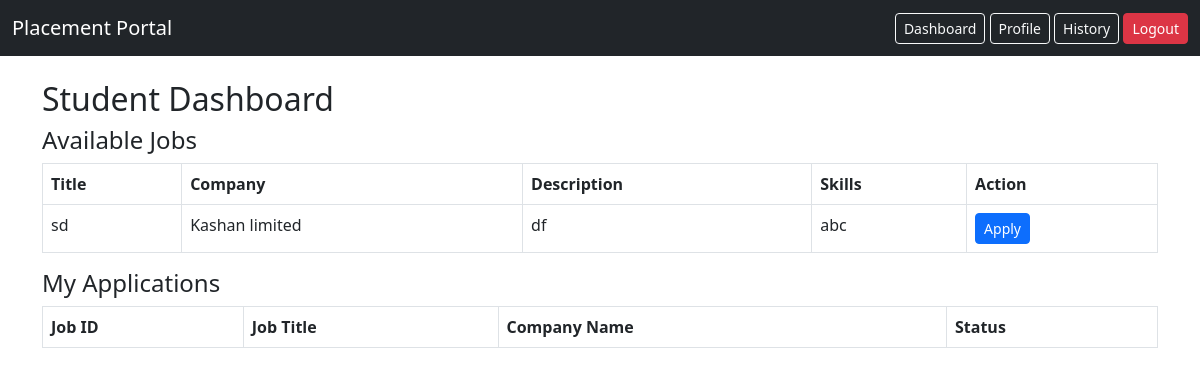
Page /student/dashboard (signed in) on the earlier database version.
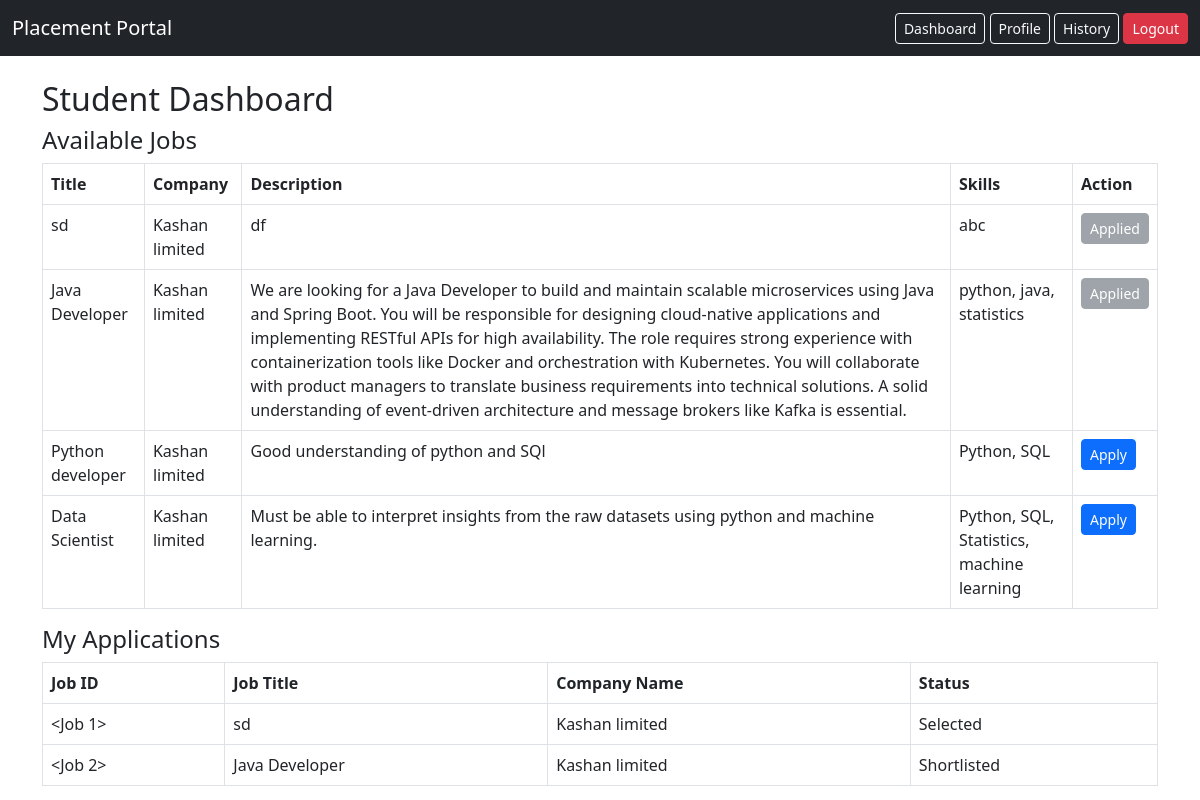
Same page on the later database version.
### models.py (models this page shows)
class Job(db.Model):
    __tablename__ = 'jobs'
    id = db.Column(db.Integer, primary_key=True)
    title = db.Column(db.String(150), nullable=False)
    description = db.Column(db.Text)
    status = db.Column(db.String(50), default='Pending')
    salary = db.Column(db.Integer)
    deadline = db.Column(db.Date)
    skills = db.Column(db.String(200))
    location = db.Column(db.String(200))
    cgpa_cutoff = db.Column(db.Float)
    approved = db.Column(db.Boolean, default=False)
    company_id = db.Column(
        db.Integer,
        db.ForeignKey('companies.id'),
        nullable=False
    )
    applications = db.relationship('Application', backref='job', lazy=True)

class Company(db.Model):
    __tablename__ = 'companies'
    id = db.Column(db.Integer, primary_key=True)
    name = db.Column(db.String(150), nullable=False)
    email = db.Column(db.String(120), unique=True, nullable=False)
    approved = db.Column(db.Boolean, default=False)
    industry = db.Column(db.String(100))
    password = db.Column(db.String(200), nullable=False)
    is_active = db.Column(db.Boolean, default=True)
    jobs = db.relationship('Job', backref='company', lazy=True)

class Application(db.Model):
    __tablename__ = 'applications'
    id = db.Column(db.Integer, primary_key=True)
    applied_on = db.Column(db.DateTime, default=datetime.utcnow)
    status = db.Column(db.String(50), default='Applied')
    student_id = db.Column(
        db.Integer,
        db.ForeignKey('students.id'),
        nullable=False
    )
    job_id = db.Column(
        db.Integer,
        db.ForeignKey('jobs.id'),
        nullable=False
    )
    __table_args__ = (
        db.UniqueConstraint('student_id', 'job_id', name='unique_student_job'),
    )

### app.py (the view)
@app.route('/student/dashboard')
def student_dashboard():
    if session.get('role') != 'student':
        return redirect(url_for('student_login'))
    student_id = session.get('user_id')
    jobs = Job.query.filter_by(approved=True, status="Active").all()
    applications = Application.query.filter_by(
        student_id=student_id).all()
    applied_job_ids = [a.job_id for a in applications]
    return render_template(
        'student_dashboard.html',
        jobs=jobs,
        applications=applications,
        applied_job_ids=applied_job_ids
    )

### templates/student_dashboard.html
{% extends "base.html" %}
{% block content %}
<h2>Student Dashboard</h2>
<h4>Available Jobs</h4>
<table class="table table-bordered">
<tr>
    <th>Title</th>
    <th>Company</th>
    <th>Description</th>
    <th>Skills</th>
    <th>Action</th>
</tr>
{% for job in jobs %}
<tr>
    <td>{{ job.title }}</td>
    <td>{{ job.company.name }}</td>
    <td>{{ job.description }}</td>
    <td>{{ job.skills }}</td>
    <td>
    {% if job.id in applied_job_ids %}
        <button class="btn btn-secondary btn-sm" disabled>Applied</button>
    {% else %}
        <a class="btn btn-primary btn-sm" href="/student/apply/{{ job.id }}">Apply</a>
    {% endif %}
    </td>
</tr>
{% endfor %}
</table>
<h4>My Applications</h4>
<table class="table table-bordered">
<tr>
    <th>Job ID</th>
    <th>Job Title</th>
    <th>Company Name</th>
    <th>Status</th>
</tr>
{% for a in applications %}
<tr>
    <td>{{ a.job }}</td>
    <td>{{ a.job.title }}</td>
    <td>{{ a.job.company.name }}</td>
    <td>{{ a.status }}</td>
</tr>
{% endfor %}
</table>
{% endblock %}

### templates/base.html (shortened to what this page needs)
<!DOCTYPE html>
<html>
<head>
    <link href="https://cdn.jsdelivr.net/npm/bootstrap@5.3.0/dist/css/bootstrap.min.css" rel="stylesheet">
</head>
<body>
<nav class="navbar navbar-expand-lg navbar-dark bg-dark">
    <div class="container-fluid">
        <a class="navbar-brand" href="/">Placement Portal</a>
        <div>
            {% if not session.get('role') %}
                <a class="btn btn-outline-light btn-sm" href="/student/register">Student Register</a>
                <a class="btn btn-outline-light btn-sm" href="/company/register">Company Register</a>
                <a class="btn btn-warning btn-sm" href="/admin/login">Admin Login</a>
            {% elif session.get('role') == 'company' %}
                <a class="btn btn-outline-light btn-sm" href="/company/dashboard">Dashboard</a>
                <a class="btn btn-outline-light btn-sm" href="/company/job/create">Create Job</a>
                <a class="btn btn-danger btn-sm" href="/logout">Logout</a>
            {% elif session.get('role') == 'student' %}
                <a class="btn btn-outline-light btn-sm" href="/student/dashboard">Dashboard</a>
                <a class="btn btn-outline-light btn-sm" href="/student/profile">Profile</a>
                <a class="btn btn-outline-light btn-sm" href="/student/history">History</a>
                <a class="btn btn-danger btn-sm" href="/logout">Logout</a>
            {% endif %}
        </div>
    </div>
</nav>
<div class="container mt-4">
    {% block content %}
    {% endblock %}
</div>
</body>
</html>

Differences in the rows shown:
computed for Job "sd": text "Apply" → "Applied"
added Job: title "Java Developer", company.name "Kashan limited", description "We are looking for a Java Developer to build and maintain scalable microservices using Java and Spring Boot. You will be responsible for designing cloud-native applications and implementing RESTful APIs for high availability. The role requires strong experience with containerization tools like Docker and orchestration with Kubernetes. You will collaborate with product managers to translate business requirements into technical solutions. A solid understanding of event-driven architecture and message brokers like Kafka is essential.", skills "python, java, statistics", shows "Applied"
added Job: title "Python developer", company.name "Kashan limited", description "Good understanding of python and SQl", skills "Python, SQL"
added Job: title "Data Scientist", company.name "Kashan limited", description "Must be able to interpret insights from the raw datasets using python and machine learning.", skills "Python, SQL, Statistics, machine learning"
added Application: job "<Job 1>", job "sd", job.company.name "Kashan limited", status "Selected"
added Application: job "<Job 2>", job "Java Developer", job.company.name "Kashan limited", status "Shortlisted"
